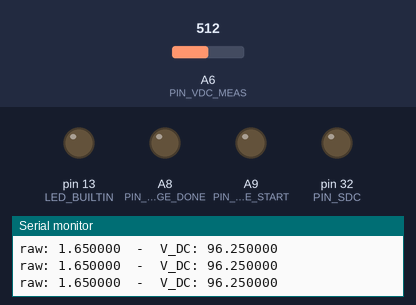
Bench run of a program on a simulated Teensy 4. On the bench: output pins drawn as LEDs (lit = HIGH), the last lines printed to the serial monitor. The inputs (shaded band) are chosen by the test bench; at power-on: A6 (PIN_VDC_MEAS) = 512 (analog values on the 0–1023 scale).

Above: at 2.5 s.
At 7.5 s:
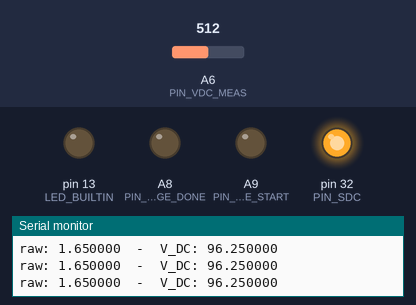
At 12.5 s:
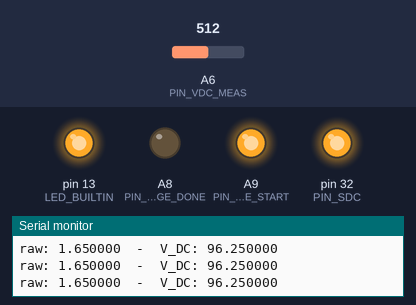
At 17.7 s:
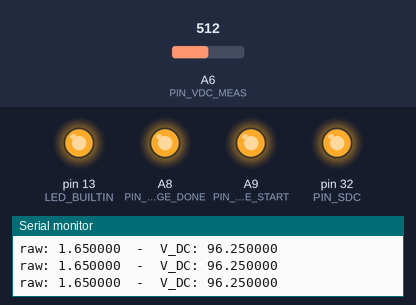
Timing chart, 0 to 26.7 s (numbered marks = the images above):
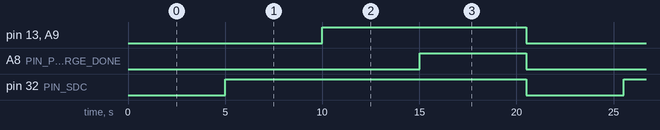

Measured:
- by itself, pin 13 (LED_BUILTIN), A9 (PIN_PRECHARGE_START): alternates HIGH for 10.5 s and LOW for 10.0 s
- by itself, A8 (PIN_PRECHARGE_DONE): alternates HIGH for 5.5 s and LOW for 15.0 s
- by itself, pin 32 (PIN_SDC): alternates HIGH for 15.5 s and LOW for 5.0 s

The program:

main.cpp
```cpp
#include <Arduino.h>

#define PIN_SDC 32
#define PIN_PRECHARGE_DONE 22
#define PIN_PRECHARGE_START 23
#define PIN_VDC_MEAS 20
#define VDC_MEAS_OFFSET 0

#define ANALOG_BITS 12


int counter = 0;

void setup() {
  // put your setup code here, to run once:

  analogReadResolution(ANALOG_BITS);
  analogReadAveraging(32);


  // initialize pins
  pinMode(LED_BUILTIN, OUTPUT);
  digitalWrite(LED_BUILTIN, LOW);

  pinMode(PIN_SDC, OUTPUT);
  digitalWrite(PIN_SDC, LOW);

  pinMode(PIN_PRECHARGE_DONE, OUTPUT);
  digitalWrite(PIN_PRECHARGE_DONE, LOW);

  pinMode(PIN_PRECHARGE_START, OUTPUT);
  digitalWrite(PIN_PRECHARGE_START, LOW);

  Serial.begin(9600);
}

void loop() {
  // counter increases every 500ms

  // loop 20s
  if(counter > 40) {
    counter = 0;
    Serial.println("Counter reset");
    Serial.println("-----");
  }

  // after 5s activate SDC
  if(counter >= 10) {
    digitalWrite(PIN_SDC, HIGH);
    if(counter == 10) {
      Serial.println("SDC activated");
    }
  } else {
    digitalWrite(PIN_SDC, LOW);
  }

  // after 10s activate Precharge
  if(counter >= 20) {
    digitalWrite(PIN_PRECHARGE_START, HIGH);
    digitalWrite(LED_BUILTIN, HIGH);
    if(counter == 20) {
      Serial.println("Precharge activated");
    }
  } else {
    digitalWrite(PIN_PRECHARGE_START, LOW);
    digitalWrite(LED_BUILTIN, LOW);
  }

  // after 15s activate ext. Relay
  if(counter >= 30) {
    digitalWrite(PIN_PRECHARGE_DONE, HIGH);
    if(counter == 30) {
      Serial.println("Precharge done, activating external Relay");
    }
  } else {
    digitalWrite(PIN_PRECHARGE_DONE, LOW);
  }

  // normalized voltage measurement
  float v_dc_raw_meas = 3.3 * analogRead(PIN_VDC_MEAS) / (1<<ANALOG_BITS) - VDC_MEAS_OFFSET;

  // invert gains of OpAmp, Resistor Divider, AMC1351
  float v_dc = 1.0 * v_dc_raw_meas / 1.5 * (52500/1500) / 0.4;

  Serial.printf("raw: %f  -  V_DC: %f \n", v_dc_raw_meas, v_dc);


  counter++;
  delay(500);
}
```
